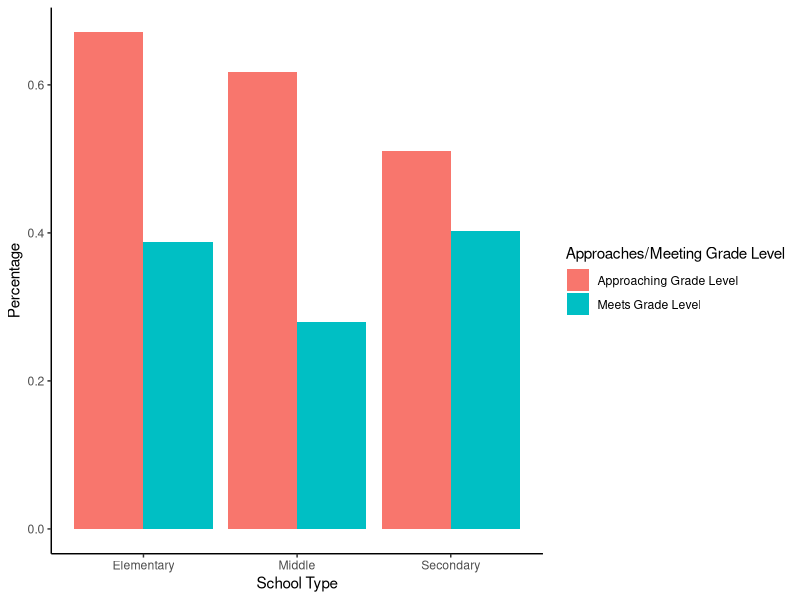
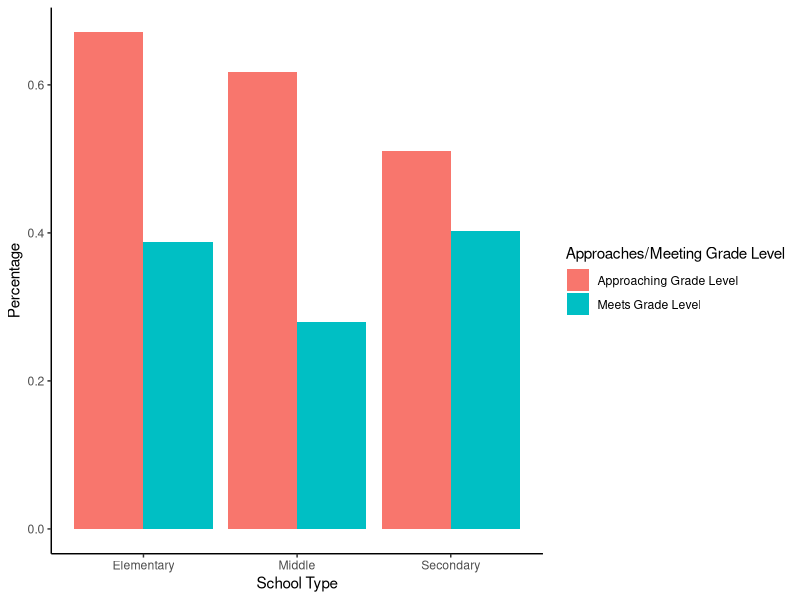

The R source for these figures, in order:
## ---- chunk 1
library(tidyverse)
library(reshape2)
library(knitr)
## ---- chunk 2
STAAR <- read.csv("./DATA/STAAR16-17.csv", 
                  stringsAsFactors = FALSE, 
                  na.strings = c(".","-1","-2","-3"))

STAAR <- subset(STAAR, GRDTYPE != "B")
STAAR$GRDTYPE <- factor(STAAR$GRDTYPE)
## ---- chunk 3
#Should be 59976 obs
STAAR.gather <- STAAR %>%
  gather_(key = "headers", value = "value", names(STAAR)[-c(1,2)])

#Split headers into parts
STAAR.split<- within(STAAR.gather,{
  demographics <- substr(headers, 1,4)
  subject <- substr(headers,5,9)
  year <- substr(headers,10,11)
  n.d.r <- substr(headers,12,12)
})[-3]

#Save this to have a complete long format data set on hand
write.csv(STAAR.split,"./DATA/STAAR_Long.csv")



#Should be half the observations, 29988
STAAR.final <- STAAR.split[STAAR.split$year == 17,]

#I don't have a use for rate at the moment and it tidies things up a bit
#Should see 1/3 of the observations go away, 19992 left
STAAR.final <- subset(STAAR.final, n.d.r != "R")

STAAR.final[c(1,2,4,5,6,7)] <- lapply(STAAR.final[c(1,2,4,5,6,7)],factor)
#Every factor has the expected number of levels

#Rename demographics to something readable
STAAR.final$demographics <- plyr::revalue(STAAR.final$demographics,
               c(C200 = "two.races",
                C300 = "asian",
                C400 = "pacific.islander",
                CA00 = "all",
                CB00 = "african.american",
                CE00 = "econ.dis",
                CF00 = "female",
                CH00 = "hispanic",
                CI00 = "american.indian",
                CL00 = "ell",
                CM00 = "male",
                CR00 = "risk",
                CS00 = "special.ed",
                CW00 = "white"))
     
#I prefer to have all the factors next to each other
STAAR.final <- STAAR.final[,c(1,2,4,5,6,7,3)]


#Check that summary of values is sensible
summary(STAAR.final$value)

#Remove data frames that I won't be using for the rest of the analysis
rm(STAAR, STAAR.gather, STAAR.split)
## ---- chunk 4
#Expecting 1/3 of the observations, 6664
meets <- STAAR.final[STAAR.final$subject =="AR042",]
head(meets)


approaches <- STAAR.final[grep("AR01",STAAR.final$subject),]
head(approaches)

#Making racial and gender subset dataframes. 
#I included all students in both of these subsets 
meets.gender <- meets[meets$demographics %in% c("male",
                                                "female"),]

meets.race <- meets[meets$demographics %in% c("african.american", 
                                              "white", 
                                              "hispanic",
                                              "american.indian",
                                              "two.races",
                                              "asian",
                                              "pacific.islander"),]

approaches.gender <- approaches[approaches$demographics %in% c("male",
                                                               "female"),]

approaches.race <- approaches[approaches$demographics %in% c("african.american", 
                                              "white", 
                                              "hispanic",
                                              "american.indian",
                                              "two.races",
                                              "asian",
                                              "pacific.islander"),]
## ---- chunk 5
#I use dcast from the reshape2 package to aggregate
#And turn numerator/denominator into columns
overall.percents.m <- 
  dcast(na.omit(meets[meets$demographics == "all",]), 
        demographics~n.d.r, fun.aggregate = sum, value.var = "value") %>% 
  mutate(percentage.m = N/D)

gradetype.percents.m <- 
  dcast(na.omit(meets), 
        GRDTYPE~n.d.r, fun.aggregate = sum, value.var = "value") %>% 
  mutate(percentage.m = N/D)

race.percents.m <- 
  dcast(na.omit(meets.race), 
        demographics~n.d.r, fun.aggregate = sum, value.var = "value") %>% 
  mutate(percentage.m = N/D)

gender.percents.m <- 
  dcast(na.omit(meets.gender), 
        demographics~n.d.r, fun.aggregate = sum, value.var = "value") %>% 
  mutate(percentage.m = N/D)

overall.percents.a <- 
  dcast(na.omit(approaches[approaches$demographics == "all",]), 
        demographics~n.d.r, fun.aggregate = sum, value.var = "value") %>% 
  mutate(percentage.m = N/D)

gradetype.percents.a <- 
  dcast(na.omit(approaches), GRDTYPE~n.d.r, fun.aggregate = sum, value.var = "value") %>% 
  mutate(percentage.a = N/D)

race.percents.a <- 
  dcast(na.omit(approaches.race), 
        demographics~n.d.r, fun.aggregate = sum, value.var = "value") %>% 
  mutate(percentage.a = N/D)

gender.percents.a <- 
  dcast(na.omit(approaches.gender), 
        demographics~n.d.r, fun.aggregate = sum, value.var = "value") %>% 
  mutate(percentage.a = N/D)

overall.final <- 
  full_join(overall.percents.m[,c(1,4)],overall.percents.a[,c(1,4)], by = "demographics")
rm(overall.percents.m,overall.percents.a)

grade.final <- 
  full_join(gradetype.percents.m[,c(1,4)],gradetype.percents.a[,c(1,4)], by = "GRDTYPE")
rm(gradetype.percents.m,gradetype.percents.a)

race.final <- 
  full_join(race.percents.m[,c(1,4)],race.percents.a[,c(1,4)], by = "demographics")
rm(race.percents.m,race.percents.a)

gender.final <- 
  full_join(gender.percents.m[,c(1,4)],gender.percents.a[,c(1,4)], by = "demographics")
rm(gender.percents.m,gender.percents.a)

kable(overall.final, 
      col.names = c("", "Meets", "Approaching"),
      digits = 3)

kable(grade.final, 
      col.names = c("School Type", "Meets", "Approaching"),
      digits = 3)

kable(race.final, 
      col.names = c("Race", "Meets", "Approaching"),
      digits = 3)

kable(gender.final, 
      col.names = c("Gender", "Meets", "Approaching"),
      digits = 3)
## ---- chunk 6
grade.final.long <- grade.final %>%
  gather(key = approach.meeting, value = percentage,names(grade.final)[-1])

percent.bar <- 
  ggplot(grade.final.long, aes(x = GRDTYPE, y = percentage, fill = approach.meeting )) +
  geom_bar(stat = "identity", position = "dodge") +
  scale_fill_discrete(name = "Approaches/Meeting Grade Level",
                      labels = c("Approaching Grade Level", "Meets Grade Level")) +
  xlab("School Type") + ylab("Percentage") +
  scale_x_discrete(labels = c("Elementary", "Middle", "Secondary")) +
  theme_classic()
percent.bar

ggsave("SchoolTypeGradeLevels.jpg", plot = percent.bar)

rm(grade.final.long)
